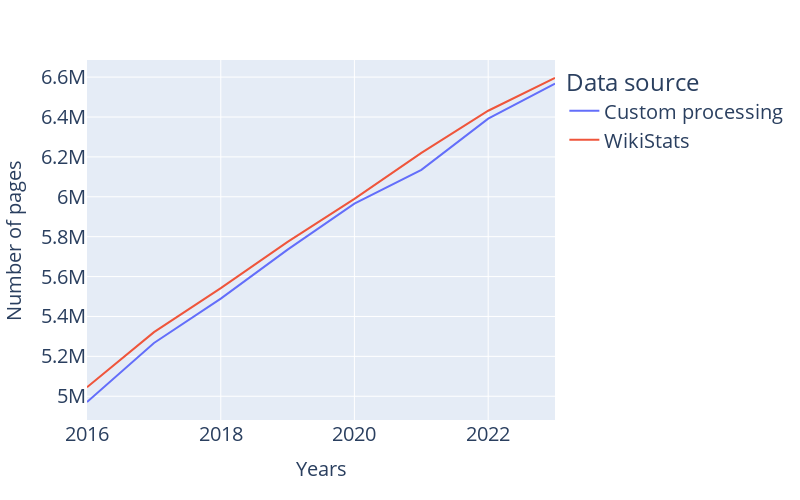

The notebook cell this image was saved under:
### Code cell
# Prepare data for plotting
stats_views['is_Jan'] = stats_views['date'].apply(lambda d : '-01' in d)
stats_views['Data source'] = 'Custom processing'

# Stats taken from https://en.wikipedia.org/wiki/Wikipedia:Size_of_Wikipedia#:~:text=As%20of%2010%20June%202023,of%20all%20pages%20on%20Wikipedia.
wiki_stats = pd.DataFrame({
'date': ['2016-01', '2017-01', '2018-01', '2019-01', '2020-01', '2021-01', '2022-01', '2023-01'],
'nb_pages' : [5045000, 5321200, 5541900, 5773600, 5989400, 6219700, 6431400,6595468],
'Data source' : ['WikiStats', 'WikiStats', 'WikiStats', 'WikiStats', 'WikiStats', 'WikiStats', 'WikiStats', 'WikiStats']})
nb_pages = pd.concat([stats_views[stats_views['is_Jan']][['date', 'nb_pages', 'Data source']], wiki_stats])

# Plot
fig = px.line(nb_pages.sort_values('date'), x='date', y = 'nb_pages', color='Data source', log_y=False)
fig.update_layout(
    xaxis_title=dict(text='Years', font=dict(size=20)),
    yaxis_title=dict(text='Number of pages', font=dict(size=20)),
    yaxis = dict( tickfont = dict(size=20)),
    xaxis = dict( tickfont = dict(size=20)),
    height=500,
    width=800,
    legend= dict( font = dict(size=20))
)

fig.show()
fig.write_image("../figures_report/Methods_and_Data/number_of_pages.pdf")

### Figure 1 — Plotly figure (JSON) as saved in the notebook; plotly's stock layout.template omitted (floating-point values rounded to 4 significant figures)
{"data": [{"hovertemplate": "Data source=Custom processing<br>date=%{x}<br>nb_pages=%{y}<extra></extra>", "legendgroup": "Custom processing", "line": {"color": "#636efa", "dash": "solid"}, "marker": {"symbol": "circle"}, "mode": "lines", "name": "Custom processing", "orientation": "v", "showlegend": true, "type": "scatter", "x": ["2016-01", "2017-01", "2018-01", "2019-01", "2020-01", "2021-01", "2022-01", "2023-01"], "xaxis": "x", "y": [4971186, 5266818, 5489517, 5735036, 5965605, 6135337, 6391662, 6567632], "yaxis": "y"}, {"hovertemplate": "Data source=WikiStats<br>date=%{x}<br>nb_pages=%{y}<extra></extra>", "legendgroup": "WikiStats", "line": {"color": "#EF553B", "dash": "solid"}, "marker": {"symbol": "circle"}, "mode": "lines", "name": "WikiStats", "orientation": "v", "showlegend": true, "type": "scatter", "x": ["2016-01", "2017-01", "2018-01", "2019-01", "2020-01", "2021-01", "2022-01", "2023-01"], "xaxis": "x", "y": [5045000, 5321200, 5541900, 5773600, 5989400, 6219700, 6431400, 6595468], "yaxis": "y"}], "layout": {"height": 500, "legend": {"font": {"size": 20}, "title": {"text": "Data source"}, "tracegroupgap": 0}, "margin": {"t": 60}, "width": 800, "xaxis": {"anchor": "y", "autorange": true, "domain": [0, 1], "range": ["2016-01-01", "2023-01-01"], "tickfont": {"size": 20}, "title": {"font": {"size": 20}, "text": "Years"}, "type": "date"}, "yaxis": {"anchor": "x", "autorange": true, "domain": [0, 1], "range": [4881000.0, 6686000.0], "tickfont": {"size": 20}, "title": {"font": {"size": 20}, "text": "Number of pages"}, "type": "linear"}}}
